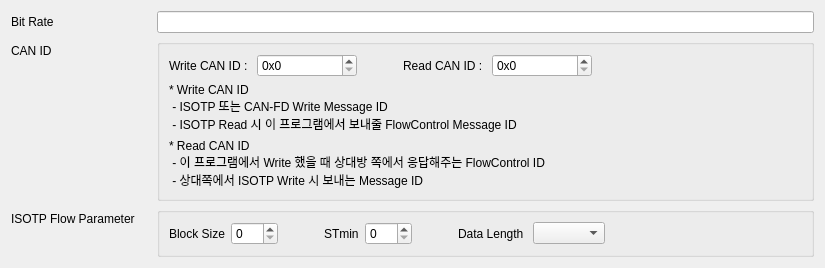
<?xml version="1.0" encoding="UTF-8"?>
<ui version="4.0">
 <class>CANSettingDialog</class>
 <widget class="QDialog" name="CANSettingDialog">
  <property name="geometry">
   <rect>
    <x>0</x>
    <y>0</y>
    <width>825</width>
    <height>268</height>
   </rect>
  </property>
  <property name="windowTitle">
   <string>Dialog</string>
  </property>
  <layout class="QFormLayout" name="formLayout">
   <item row="0" column="0">
    <widget class="QLabel" name="label_2">
     <property name="text">
      <string>Bit Rate</string>
     </property>
    </widget>
   </item>
   <item row="0" column="1">
    <widget class="QLineEdit" name="leBitrate"/>
   </item>
   <item row="1" column="0">
    <widget class="QLabel" name="label_9">
     <property name="minimumSize">
      <size>
       <width>140</width>
       <height>0</height>
      </size>
     </property>
     <property name="text">
      <string>&lt;html&gt;&lt;head/&gt;&lt;body&gt;&lt;p&gt;CAN ID&lt;/p&gt;&lt;/body&gt;&lt;/html&gt;</string>
     </property>
     <property name="wordWrap">
      <bool>false</bool>
     </property>
    </widget>
   </item>
   <item row="1" column="1">
    <widget class="QGroupBox" name="gb_MessageID">
     <property name="title">
      <string/>
     </property>
     <layout class="QVBoxLayout" name="verticalLayout">
      <item>
       <layout class="QHBoxLayout" name="horizontalLayout">
        <item>
         <widget class="QLabel" name="label">
          <property name="text">
           <string>Write CAN ID : </string>
          </property>
         </widget>
        </item>
        <item>
         <widget class="QSpinBox" name="sbCANID">
          <property name="minimumSize">
           <size>
            <width>100</width>
            <height>0</height>
           </size>
          </property>
          <property name="suffix">
           <string/>
          </property>
          <property name="prefix">
           <string>0x</string>
          </property>
          <property name="maximum">
           <number>536870911</number>
          </property>
          <property name="displayIntegerBase">
           <number>16</number>
          </property>
         </widget>
        </item>
        <item>
         <spacer name="horizontalSpacer">
          <property name="orientation">
           <enum>Qt::Horizontal</enum>
          </property>
          <property name="sizeType">
           <enum>QSizePolicy::Fixed</enum>
          </property>
          <property name="sizeHint" stdset="0">
           <size>
            <width>40</width>
            <height>20</height>
           </size>
          </property>
         </spacer>
        </item>
        <item>
         <widget class="QLabel" name="label_3">
          <property name="text">
           <string>Read CAN ID : </string>
          </property>
         </widget>
        </item>
        <item>
         <widget class="QSpinBox" name="sbFlowID">
          <property name="minimumSize">
           <size>
            <width>100</width>
            <height>0</height>
           </size>
          </property>
          <property name="prefix">
           <string>0x</string>
          </property>
          <property name="maximum">
           <number>536870911</number>
          </property>
          <property name="displayIntegerBase">
           <number>16</number>
          </property>
         </widget>
        </item>
        <item>
         <spacer name="horizontalSpacer_2">
          <property name="orientation">
           <enum>Qt::Horizontal</enum>
          </property>
          <property name="sizeHint" stdset="0">
           <size>
            <width>40</width>
            <height>20</height>
           </size>
          </property>
         </spacer>
        </item>
       </layout>
      </item>
      <item>
       <widget class="QLabel" name="label_5">
        <property name="text">
         <string>* Write CAN ID
 - ISOTP 또는 CAN-FD Write Message ID
 - ISOTP Read 시 이 프로그램에서 보내줄 FlowControl Message ID</string>
        </property>
       </widget>
      </item>
      <item>
       <widget class="QLabel" name="label_6">
        <property name="text">
         <string>* Read CAN ID
 - 이 프로그램에서 Write 했을 때 상대방 쪽에서 응답해주는 FlowControl ID
 - 상대쪽에서 ISOTP Write 시 보내는 Message ID</string>
        </property>
       </widget>
      </item>
     </layout>
    </widget>
   </item>
   <item row="2" column="0">
    <widget class="QLabel" name="label_10">
     <property name="text">
      <string>ISOTP Flow Parameter</string>
     </property>
    </widget>
   </item>
   <item row="2" column="1">
    <widget class="QGroupBox" name="gb_FCParameter">
     <property name="title">
      <string/>
     </property>
     <layout class="QGridLayout" name="gridLayout_9">
      <item row="0" column="0">
       <widget class="QLabel" name="label_11">
        <property name="text">
         <string>Block Size</string>
        </property>
       </widget>
      </item>
      <item row="0" column="3">
       <widget class="QLabel" name="label_12">
        <property name="text">
         <string>STmin</string>
        </property>
       </widget>
      </item>
      <item row="0" column="8">
       <spacer name="horizontalSpacer_5">
        <property name="orientation">
         <enum>Qt::Horizontal</enum>
        </property>
        <property name="sizeHint" stdset="0">
         <size>
          <width>40</width>
          <height>20</height>
         </size>
        </property>
       </spacer>
      </item>
      <item row="0" column="1">
       <widget class="QSpinBox" name="sbBlockSize">
        <property name="maximum">
         <number>255</number>
        </property>
       </widget>
      </item>
      <item row="0" column="6">
       <widget class="QLabel" name="label_4">
        <property name="text">
         <string>Data Length </string>
        </property>
       </widget>
      </item>
      <item row="0" column="2">
       <spacer name="horizontalSpacer_6">
        <property name="orientation">
         <enum>Qt::Horizontal</enum>
        </property>
        <property name="sizeType">
         <enum>QSizePolicy::Fixed</enum>
        </property>
        <property name="sizeHint" stdset="0">
         <size>
          <width>40</width>
          <height>20</height>
         </size>
        </property>
       </spacer>
      </item>
      <item row="0" column="4">
       <widget class="QSpinBox" name="sbSTmin">
        <property name="maximum">
         <number>127</number>
        </property>
       </widget>
      </item>
      <item row="0" column="5">
       <spacer name="horizontalSpacer_3">
        <property name="orientation">
         <enum>Qt::Horizontal</enum>
        </property>
        <property name="sizeType">
         <enum>QSizePolicy::Fixed</enum>
        </property>
        <property name="sizeHint" stdset="0">
         <size>
          <width>40</width>
          <height>20</height>
         </size>
        </property>
       </spacer>
      </item>
      <item row="0" column="7">
       <widget class="QComboBox" name="cbDataLength"/>
      </item>
     </layout>
    </widget>
   </item>
  </layout>
 </widget>
 <tabstops>
  <tabstop>leBitrate</tabstop>
  <tabstop>sbBlockSize</tabstop>
  <tabstop>sbSTmin</tabstop>
 </tabstops>
 <resources/>
 <connections/>
</ui>
